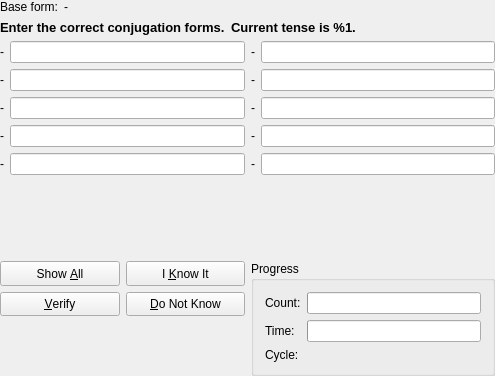
<ui version="4.0" >
 <author>Peter Hedlund &lt;peter.hedlund@kdemail.net></author>
 <class>VerbQueryDlgForm</class>
 <widget class="QWidget" name="VerbQueryDlgForm" >
  <property name="geometry" >
   <rect>
    <x>0</x>
    <y>0</y>
    <width>495</width>
    <height>376</height>
   </rect>
  </property>
  <layout class="QGridLayout" >
   <property name="leftMargin" >
    <number>0</number>
   </property>
   <property name="topMargin" >
    <number>0</number>
   </property>
   <property name="rightMargin" >
    <number>0</number>
   </property>
   <property name="bottomMargin" >
    <number>0</number>
   </property>
   <property name="horizontalSpacing" >
    <number>6</number>
   </property>
   <property name="verticalSpacing" >
    <number>6</number>
   </property>
   <item row="1" column="0" >
    <layout class="QHBoxLayout" >
     <property name="spacing" >
      <number>6</number>
     </property>
     <property name="leftMargin" >
      <number>0</number>
     </property>
     <property name="topMargin" >
      <number>0</number>
     </property>
     <property name="rightMargin" >
      <number>0</number>
     </property>
     <property name="bottomMargin" >
      <number>0</number>
     </property>
     <item>
      <widget class="QLabel" name="lab1" >
       <property name="font" >
        <font>
         <family>Tahoma</family>
         <pointsize>10</pointsize>
         <weight>75</weight>
         <italic>false</italic>
         <bold>true</bold>
         <underline>false</underline>
         <strikeout>false</strikeout>
        </font>
       </property>
       <property name="text" >
        <string>Enter the correct conjugation forms.</string>
       </property>
      </widget>
     </item>
     <item>
      <widget class="QLabel" name="instructionLabel" >
       <property name="sizePolicy" >
        <sizepolicy vsizetype="Minimum" hsizetype="Expanding" >
         <horstretch>0</horstretch>
         <verstretch>0</verstretch>
        </sizepolicy>
       </property>
       <property name="font" >
        <font>
         <family>Tahoma</family>
         <pointsize>10</pointsize>
         <weight>75</weight>
         <italic>false</italic>
         <bold>true</bold>
         <underline>false</underline>
         <strikeout>false</strikeout>
        </font>
       </property>
       <property name="text" >
        <string>Current tense is %1.</string>
       </property>
      </widget>
     </item>
    </layout>
   </item>
   <item row="2" column="0" >
    <layout class="QHBoxLayout" >
     <property name="spacing" >
      <number>6</number>
     </property>
     <property name="leftMargin" >
      <number>0</number>
     </property>
     <property name="topMargin" >
      <number>0</number>
     </property>
     <property name="rightMargin" >
      <number>0</number>
     </property>
     <property name="bottomMargin" >
      <number>0</number>
     </property>
     <item>
      <layout class="QGridLayout" >
       <property name="leftMargin" >
        <number>0</number>
       </property>
       <property name="topMargin" >
        <number>0</number>
       </property>
       <property name="rightMargin" >
        <number>0</number>
       </property>
       <property name="bottomMargin" >
        <number>0</number>
       </property>
       <property name="horizontalSpacing" >
        <number>6</number>
       </property>
       <property name="verticalSpacing" >
        <number>6</number>
       </property>
       <item row="3" column="0" >
        <widget class="QLabel" name="p3sfLabel" >
         <property name="text" >
          <string>-</string>
         </property>
         <property name="buddy" >
          <cstring>p3sfField</cstring>
         </property>
        </widget>
       </item>
       <item row="1" column="1" >
        <widget class="QLineEdit" name="p2sField" />
       </item>
       <item row="3" column="1" >
        <widget class="QLineEdit" name="p3sfField" />
       </item>
       <item row="4" column="0" >
        <widget class="QLabel" name="p3snLabel" >
         <property name="text" >
          <string>-</string>
         </property>
         <property name="buddy" >
          <cstring>p3snField</cstring>
         </property>
        </widget>
       </item>
       <item row="0" column="0" >
        <widget class="QLabel" name="p1sLabel" >
         <property name="text" >
          <string>-</string>
         </property>
         <property name="buddy" >
          <cstring>p1sField</cstring>
         </property>
        </widget>
       </item>
       <item row="2" column="0" >
        <widget class="QLabel" name="p3smLabel" >
         <property name="text" >
          <string>-</string>
         </property>
         <property name="buddy" >
          <cstring>p3smField</cstring>
         </property>
        </widget>
       </item>
       <item row="4" column="1" >
        <widget class="QLineEdit" name="p3snField" />
       </item>
       <item row="2" column="1" >
        <widget class="QLineEdit" name="p3smField" />
       </item>
       <item row="1" column="0" >
        <widget class="QLabel" name="p2sLabel" >
         <property name="text" >
          <string>-</string>
         </property>
         <property name="buddy" >
          <cstring>p2sField</cstring>
         </property>
        </widget>
       </item>
       <item row="0" column="1" >
        <widget class="QLineEdit" name="p1sField" />
       </item>
      </layout>
     </item>
     <item>
      <layout class="QGridLayout" >
       <property name="leftMargin" >
        <number>0</number>
       </property>
       <property name="topMargin" >
        <number>0</number>
       </property>
       <property name="rightMargin" >
        <number>0</number>
       </property>
       <property name="bottomMargin" >
        <number>0</number>
       </property>
       <property name="horizontalSpacing" >
        <number>6</number>
       </property>
       <property name="verticalSpacing" >
        <number>6</number>
       </property>
       <item row="1" column="1" >
        <widget class="QLineEdit" name="p2pField" />
       </item>
       <item row="4" column="1" >
        <widget class="QLineEdit" name="p3pnField" />
       </item>
       <item row="0" column="0" >
        <widget class="QLabel" name="p1pLabel" >
         <property name="text" >
          <string>-</string>
         </property>
         <property name="buddy" >
          <cstring>p1pField</cstring>
         </property>
        </widget>
       </item>
       <item row="1" column="0" >
        <widget class="QLabel" name="p2pLabel" >
         <property name="sizePolicy" >
          <sizepolicy vsizetype="Minimum" hsizetype="Minimum" >
           <horstretch>0</horstretch>
           <verstretch>0</verstretch>
          </sizepolicy>
         </property>
         <property name="text" >
          <string>-</string>
         </property>
         <property name="buddy" >
          <cstring>p2pField</cstring>
         </property>
        </widget>
       </item>
       <item row="3" column="1" >
        <widget class="QLineEdit" name="p3pfField" />
       </item>
       <item row="3" column="0" >
        <widget class="QLabel" name="p3pfLabel" >
         <property name="text" >
          <string>-</string>
         </property>
         <property name="buddy" >
          <cstring>p3pfField</cstring>
         </property>
        </widget>
       </item>
       <item row="2" column="1" >
        <widget class="QLineEdit" name="p3pmField" />
       </item>
       <item row="2" column="0" >
        <widget class="QLabel" name="p3pmLabel" >
         <property name="text" >
          <string>-</string>
         </property>
         <property name="buddy" >
          <cstring>p3pmField</cstring>
         </property>
        </widget>
       </item>
       <item row="0" column="1" >
        <widget class="QLineEdit" name="p1pField" />
       </item>
       <item row="4" column="0" >
        <widget class="QLabel" name="p3pnLabel" >
         <property name="text" >
          <string>-</string>
         </property>
         <property name="buddy" >
          <cstring>p3pnField</cstring>
         </property>
        </widget>
       </item>
      </layout>
     </item>
    </layout>
   </item>
   <item row="0" column="0" >
    <layout class="QHBoxLayout" >
     <property name="spacing" >
      <number>6</number>
     </property>
     <property name="leftMargin" >
      <number>0</number>
     </property>
     <property name="topMargin" >
      <number>0</number>
     </property>
     <property name="rightMargin" >
      <number>0</number>
     </property>
     <property name="bottomMargin" >
      <number>0</number>
     </property>
     <item>
      <widget class="QLabel" name="TextLabel2" >
       <property name="text" >
        <string>Base form:</string>
       </property>
      </widget>
     </item>
     <item>
      <widget class="QLabel" name="baseLabel" >
       <property name="sizePolicy" >
        <sizepolicy vsizetype="Minimum" hsizetype="Expanding" >
         <horstretch>0</horstretch>
         <verstretch>0</verstretch>
        </sizepolicy>
       </property>
       <property name="frameShadow" >
        <enum>QFrame::Plain</enum>
       </property>
       <property name="text" >
        <string>-</string>
       </property>
      </widget>
     </item>
    </layout>
   </item>
   <item row="4" column="0" >
    <layout class="QGridLayout" >
     <property name="leftMargin" >
      <number>0</number>
     </property>
     <property name="topMargin" >
      <number>0</number>
     </property>
     <property name="rightMargin" >
      <number>0</number>
     </property>
     <property name="bottomMargin" >
      <number>0</number>
     </property>
     <property name="horizontalSpacing" >
      <number>6</number>
     </property>
     <property name="verticalSpacing" >
      <number>6</number>
     </property>
     <item row="0" column="0" >
      <layout class="QGridLayout" >
       <property name="leftMargin" >
        <number>0</number>
       </property>
       <property name="topMargin" >
        <number>0</number>
       </property>
       <property name="rightMargin" >
        <number>0</number>
       </property>
       <property name="bottomMargin" >
        <number>0</number>
       </property>
       <property name="horizontalSpacing" >
        <number>6</number>
       </property>
       <property name="verticalSpacing" >
        <number>6</number>
       </property>
       <item row="0" column="1" >
        <widget class="QPushButton" name="know_it" >
         <property name="sizePolicy" >
          <sizepolicy vsizetype="Minimum" hsizetype="Minimum" >
           <horstretch>0</horstretch>
           <verstretch>0</verstretch>
          </sizepolicy>
         </property>
         <property name="text" >
          <string>I &amp;Know It</string>
         </property>
        </widget>
       </item>
       <item row="1" column="0" >
        <widget class="QPushButton" name="verify" >
         <property name="sizePolicy" >
          <sizepolicy vsizetype="Minimum" hsizetype="Minimum" >
           <horstretch>0</horstretch>
           <verstretch>0</verstretch>
          </sizepolicy>
         </property>
         <property name="text" >
          <string>&amp;Verify</string>
         </property>
        </widget>
       </item>
       <item row="0" column="0" >
        <widget class="QPushButton" name="show_all" >
         <property name="sizePolicy" >
          <sizepolicy vsizetype="Minimum" hsizetype="Minimum" >
           <horstretch>0</horstretch>
           <verstretch>0</verstretch>
          </sizepolicy>
         </property>
         <property name="text" >
          <string>Show &amp;All</string>
         </property>
        </widget>
       </item>
       <item row="1" column="1" >
        <widget class="QPushButton" name="dont_know" >
         <property name="sizePolicy" >
          <sizepolicy vsizetype="Minimum" hsizetype="Minimum" >
           <horstretch>0</horstretch>
           <verstretch>0</verstretch>
          </sizepolicy>
         </property>
         <property name="text" >
          <string>&amp;Do Not Know</string>
         </property>
        </widget>
       </item>
      </layout>
     </item>
     <item row="1" column="0" >
      <widget class="QLabel" name="status" >
       <property name="sizePolicy" >
        <sizepolicy vsizetype="Minimum" hsizetype="Expanding" >
         <horstretch>0</horstretch>
         <verstretch>0</verstretch>
        </sizepolicy>
       </property>
       <property name="frameShadow" >
        <enum>QFrame::Plain</enum>
       </property>
       <property name="text" >
        <string/>
       </property>
      </widget>
     </item>
     <item rowspan="2" row="0" column="1" >
      <widget class="QGroupBox" name="progressgroup" >
       <property name="sizePolicy" >
        <sizepolicy vsizetype="Minimum" hsizetype="Minimum" >
         <horstretch>0</horstretch>
         <verstretch>0</verstretch>
        </sizepolicy>
       </property>
       <property name="title" >
        <string>Progress</string>
       </property>
       <layout class="QGridLayout" >
        <property name="leftMargin" >
         <number>11</number>
        </property>
        <property name="topMargin" >
         <number>11</number>
        </property>
        <property name="rightMargin" >
         <number>11</number>
        </property>
        <property name="bottomMargin" >
         <number>11</number>
        </property>
        <property name="horizontalSpacing" >
         <number>6</number>
        </property>
        <property name="verticalSpacing" >
         <number>6</number>
        </property>
        <item row="0" column="1" >
         <widget class="QProgressBar" name="countbar" />
        </item>
        <item row="1" column="1" >
         <widget class="QProgressBar" name="timebar" />
        </item>
        <item row="0" column="0" >
         <widget class="QLabel" name="countlabel" >
          <property name="sizePolicy" >
           <sizepolicy vsizetype="Preferred" hsizetype="Preferred" >
            <horstretch>0</horstretch>
            <verstretch>0</verstretch>
           </sizepolicy>
          </property>
          <property name="text" >
           <string>Count:</string>
          </property>
         </widget>
        </item>
        <item row="1" column="0" >
         <widget class="QLabel" name="timelabel" >
          <property name="sizePolicy" >
           <sizepolicy vsizetype="Preferred" hsizetype="Preferred" >
            <horstretch>0</horstretch>
            <verstretch>0</verstretch>
           </sizepolicy>
          </property>
          <property name="text" >
           <string>Time:</string>
          </property>
         </widget>
        </item>
        <item row="2" column="0" >
         <widget class="QLabel" name="Cyclelabel" >
          <property name="frameShape" >
           <enum>QFrame::NoFrame</enum>
          </property>
          <property name="text" >
           <string>Cycle:</string>
          </property>
         </widget>
        </item>
        <item row="2" column="1" >
         <widget class="QLabel" name="progCount" >
          <property name="sizePolicy" >
           <sizepolicy vsizetype="Minimum" hsizetype="Preferred" >
            <horstretch>0</horstretch>
            <verstretch>0</verstretch>
           </sizepolicy>
          </property>
         </widget>
        </item>
       </layout>
      </widget>
     </item>
    </layout>
   </item>
   <item row="3" column="0" >
    <spacer>
     <property name="orientation" >
      <enum>Qt::Vertical</enum>
     </property>
     <property name="sizeType" >
      <enum>QSizePolicy::Expanding</enum>
     </property>
     <property name="sizeHint" >
      <size>
       <width>390</width>
       <height>16</height>
      </size>
     </property>
    </spacer>
   </item>
  </layout>
 </widget>
 <layoutdefault spacing="6" margin="11" />
 <tabstops>
  <tabstop>p1sField</tabstop>
  <tabstop>p2sField</tabstop>
  <tabstop>p3smField</tabstop>
  <tabstop>p3sfField</tabstop>
  <tabstop>p3snField</tabstop>
  <tabstop>p1pField</tabstop>
  <tabstop>p2pField</tabstop>
  <tabstop>p3pmField</tabstop>
  <tabstop>p3pfField</tabstop>
  <tabstop>p3pnField</tabstop>
  <tabstop>show_all</tabstop>
  <tabstop>verify</tabstop>
  <tabstop>know_it</tabstop>
  <tabstop>dont_know</tabstop>
 </tabstops>
 <resources/>
 <connections/>
</ui>
